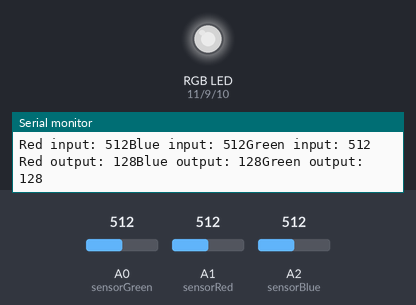
The sketch below on a simulated Arduino Uno, built with avr-gcc and run on an emulated ATmega328P. Shown: an RGB LED mixed from three pins (HIGH = lit), the last lines printed to the serial monitor. The inputs (shaded band) are chosen by the test bench; at power-on: A0 (sensorGreen) = 512, A1 (sensorRed) = 512, A2 (sensorBlue) = 512. Dim RGB values are drawn brighter than linear.

Above: at 1.2 s.
1.3 s: A0 (sensorGreen) set to 413
At 2.8 s:
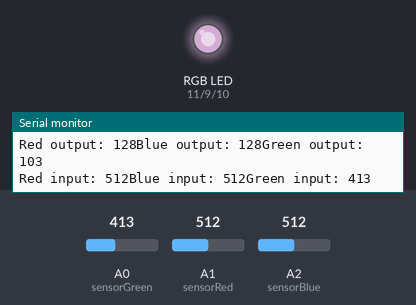
4.3 s: A0 (sensorGreen) set to 391
At 4.7 s:
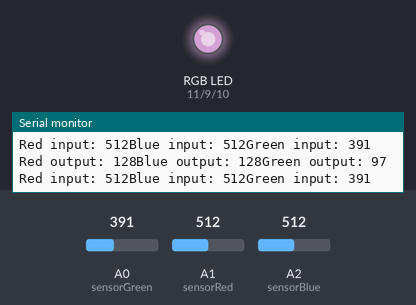
7.3 s: A1 (sensorRed) set to 416
At 8.1 s:
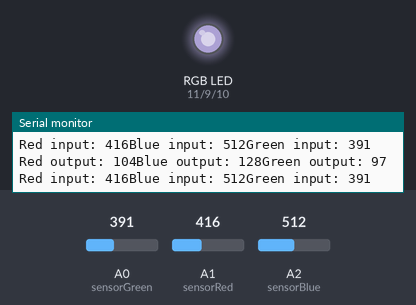
10.3 s: A1 (sensorRed) set to 381
At 11.4 s:
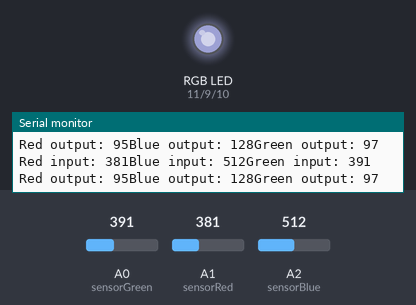
13.3 s: A2 (sensorBlue) set to 413
At 14.8 s:
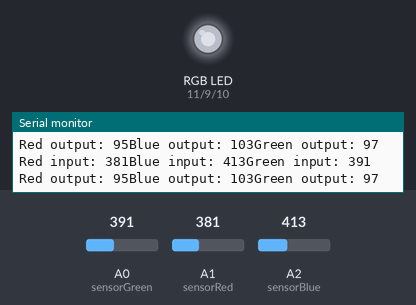
16.3 s: A2 (sensorBlue) set to 383
At 16.9 s:
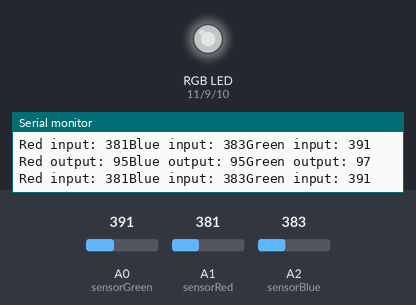
Timing chart, 0 to 19.3 s (numbered marks = the images above; inputs shaded):
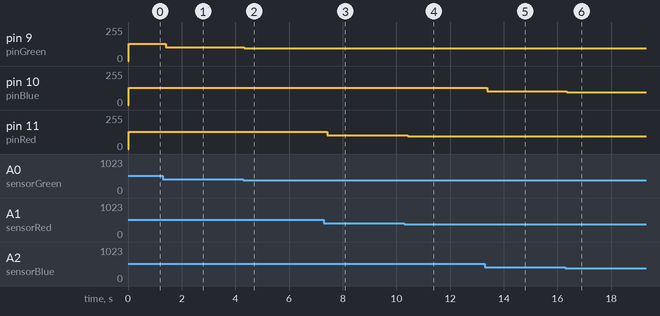

The sketch:

color-mixing-lamp.ino
```cpp
const int sensorGreen = A0;
const int sensorRed = A1;
const int sensorBlue = A2;
const int pinGreen = 9;
const int pinRed = 11;
const int pinBlue = 10;
int inputRed,inputBlue,inputGreen,outputRed,outputBlue,outputGreen;

void setup() {
 // Serial.begin(9600);
 Serial.begin(9600);
 for(int pinNumber = 9; pinNumber<12;pinNumber++){
  pinMode(pinNumber, OUTPUT);
 }

}

void loop() {
  inputRed = analogRead(sensorRed);
  delay(10);
  inputBlue = analogRead(sensorBlue);
  delay(10);
  inputGreen = analogRead(sensorGreen);
  delay(10);
  outputRed = inputRed/4;
  outputBlue = inputBlue/4;
  outputGreen = inputGreen/4;
  analogWrite(pinRed, outputRed);
  analogWrite(pinGreen, outputGreen);
  analogWrite(pinBlue, outputBlue);
  Serial.print("Red input: ");
  Serial.print(inputRed);
  Serial.print("Blue input: ");
  Serial.print(inputBlue);
  Serial.print("Green input: ");
  Serial.println(inputGreen);
  Serial.print("Red output: ");
  Serial.print(outputRed);
  Serial.print("Blue output: ");
  Serial.print(outputBlue);
  Serial.print("Green output: ");
  Serial.println(outputGreen);

}
```

Measured:
- after the input at 1.3 s, pin 9 (pinGreen): 128/255 → 103/255 after 0.11 s
- after the input at 4.3 s, pin 9 (pinGreen): 103/255 → 97/255 at once
- after the input at 7.3 s, pin 11 (pinRed): 128/255 → 104/255 after 0.13 s
- after the input at 10.3 s, pin 11 (pinRed): 104/255 → 95/255 after 0.12 s
- after the input at 13.3 s, pin 10 (pinBlue): 128/255 → 103/255 after 0.09 s
- after the input at 16.3 s, pin 10 (pinBlue): 103/255 → 95/255 after 0.05 s
